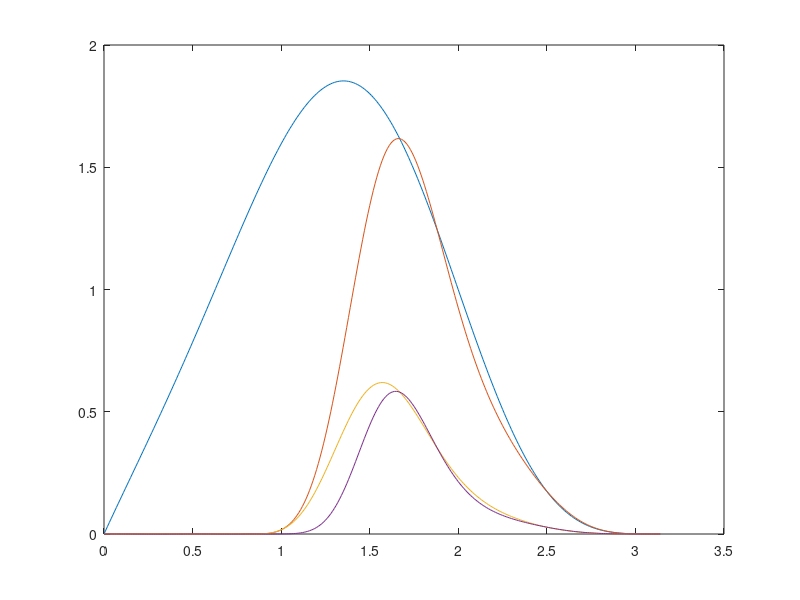

The MATLAB script that drew this image: (Note: this script raises an error after producing the figure.)
% hpf_prelift adaptivity cases
% Case 1: 
s = 0.01;
w = 0:s:pi;
delta_shift = 1/16;
h0 = 3/4 + cos(w)/2 - cos(2*w)/4; % g0 = 1 + cos(w);
hpf = 38/64 - 19/32*cos(w) -5/32*cos(2*w) + 3/32*cos(3*w) +...
    4/32*cos(4*w) -2/32*cos(6*w);
x = sqrt(atan(pi./w)./w); x(1)=x(2); % can't let x(1) be Inf
S = 2*h0.*hpf.*x;
D = h0.*hpf.*x.*w*delta_shift;
sum_mag = sum(S)*s;
diff_mag = sum(D)*s;

% hpf_update adaptivity cases
s = 0.01;
w = 0:s:pi;
x = atan(pi./w)./w; x(1)=x(2); % can't let x(1) be Inf
x_predict_error = atan(pi./w).*w; % *2*delta_shift, but constant scale factor doesn't matter
h0 = 3/4 + cos(w)/2 - cos(2*w)/4; % g0 = 1 + cos(w);
hpf = 38/64 - 19/32*cos(w) -5/32*cos(2*w) + 3/32*cos(3*w) +...
    4/32*cos(4*w) -2/32*cos(6*w);
A = x_predict_error.*h0.^2;
B = x_predict_error.*h0.^2.*hpf.^2;
L_mean = sum(A)*s;
Alias_mean = sum(B)*s; % ratio of roughly 2x, with random data
C = x.*h0.^2.*hpf.^2;
D = x.*h0.^2.*hpf.^4;
figure(1), plot(w,[A' B' C' D'])


rate = [0.1 0.2 0.4 0.6 0.8 1];
% barbara
% Ordinary dwt MSEs w5x3 Cdecomp:B(BH-H-:BVV--:-),B(H:V:B)
A1 = psnr([238.976 141.517 67.0499 37.6582 24.508 16.6328])';
% Packet lifting MSEs adaptive w5x3 Cdecomp:B(BH-H-:BVV--:-),B(H:V:B)
A2 = psnr([244.532 147.277 75.059 43.8297 29.6309 20.9183])';
% Oriented wavelet MSEs w5x3 Cdecomp:B(BH-H-:BVV--:-),B(H:V:B)
A3 = psnr([227.144 125.421 55.764 31.1543 20.8333 13.6615])';
% 2 level oriented MSEs w5x3 Cdecomp:B(BH-H-:BVV--:-),B(H:V:B)
A4 = psnr([226.534 125.249 56.6402 31.455 20.8683 13.8522])';
% Oriented packet wavelet MSEs w5x3 Cdecomp:B(BH-H-:BVV--:-),B(H:V:B)
A5 = psnr([208.36 111.212 50.111 28.2374 19.36 12.9619])';
% 2 level oriented + packlift MSEs w5x3 Cdecomp:B(BH-H-:BVV--:-),B(H:V:B)
A6 = psnr([229.581 133.398 64.0705 37.3272 24.9564 17.2263])';
% HPF prelift MSEs w5x3 Cdecomp:B(BH-H-:BVV--:-),B(H:V:B)
A7 = psnr([220.895 129.181 65.2676 37.2316 24.6778 16.6229])';
% 2 level HPF prelift MSEs w5x3 Cdecomp:B(BH-H-:BVV--:-),B(H:V:B) (antialiased once)
A8 = psnr([222.086 128.199 64.6631 37.6335 24.6924 16.9874])';

% Thick vertical
% Ordinary dwt MSEs w5x3 Cdecomp:B(BH-H-:BVV--:-),B(H:V:B)
A1 = psnr([270.906 111.382 26.4408 11.3685 3.40265 1.57077])';
% Oriented wavelet MSEs w5x3 Cdecomp:B(BH-H-:BVV--:-),B(H:V:B)
A3 = psnr([257.306 82.7419 17.1686 4.95542 2.37916 1.07448])';
% 2 level oriented MSEs w5x3 Cdecomp:B(BH-H-:BVV--:-),B(H:V:B)
A4 = psnr([233.493 68.2856 13.2213 4.29295 2.04008 0.940356])';
% HPF prelift MSEs w5x3 Cdecomp:B(BH-H-:BVV--:-),B(H:V:B)
A7 = psnr([276.893 101.199 21.5319 8.19918 3.38796 1.79382])';
% 2 level HPF prelift MSEs w5x3 Cdecomp:B(BH-H-:BVV--:-),B(H:V:B)
A8 = psnr([247.537 86.3365 17.6104 7.25431 2.64812 1.54708])';


figure, plot(rate,[A3 A4 A7 A8])
legend('orient','orient2','hpf prelift','hpf prelift 2 oriented levels')

legend('orient','orient2','packlift 2 oriented levels','hpf prelift','hpf prelift 2 oriented levels')
% legend('base','packlift','orient packet','orient2','orient1','orient2 + packlift')